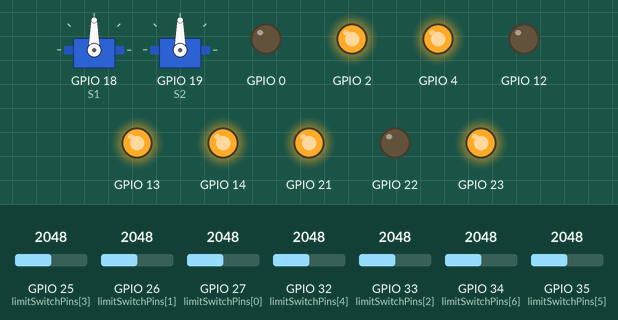
The sketch below on a simulated ESP32. Parts: 2 × servo, output pins drawn as LEDs (lit = HIGH). The test bench sets the inputs (shaded band); at power-on: GPIO 25 (limitSwitchPins[3]) = 2048, GPIO 26 (limitSwitchPins[1]) = 2048, GPIO 27 (limitSwitchPins[0]) = 2048, GPIO 32 (limitSwitchPins[4]) = 2048, GPIO 33 (limitSwitchPins[2]) = 2048, GPIO 34 (limitSwitchPins[6]) = 2048, GPIO 35 (limitSwitchPins[5]) = 2048. Nothing arrives over Bluetooth unless stated; what the sketch prints to the serial monitor is not drawn.

Above: at 0.1 s.
Timing chart, 0 to 1.6 s (numbered marks = the images above):
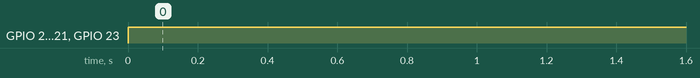

Measured:
- by itself, GPIO 2, GPIO 4, GPIO 13, GPIO 14, GPIO 21, GPIO 23: LOW → HIGH at 0.00 s

The sketch:

Altairu_Controller_get_V4.ino
```cpp
#include <BluetoothSerial.h>
#include <ESP32Servo.h>
#include "motor.h"

#if !defined(CONFIG_BT_ENABLED) || !defined(CONFIG_BLUEDROID_ENABLED)
#error Bluetooth is not enabled! Please run `make menuconfig` to enable it
#endif

BluetoothSerial SerialBT;
Motor mtr[3];
Servo servo1;
Servo servo2;

const int S1 = 18;
const int S2 = 19;
int speed1, speed2, speed3;
double spk1 = 0.3;  //スピードゲイン
double spk2 = 0.3;
double spk3 = 0.3;

String data[11];
bool databox[11];
bool limitSwitches[6];
const int limitSwitchPins[] = { 27, 26, 33, 25, 32, 35, 34 };  // io27, io26, io25, io33, io32, io35, io34

const float thresholdVoltage = 2.7;  // 閾値電圧

void setup() {
  Serial.begin(115200);
  SerialBT.begin("ESP32test");
  Serial.println("device start");
  servo1.attach(S1, 510, 2400);
  servo2.attach(S2, 510, 2400);
  mtr[0].init(23, 21, 22, 3);
  mtr[1].init(4, 2, 0, 4);
  mtr[2].init(13, 14, 12, 2);

  for (int i = 0; i < 7; i++) {
    pinMode(limitSwitchPins[i], INPUT);
  }
}

void loop() {
  readLimitSwitches();
  updateSpeeds();
  MtrWrite(speed1, speed2, speed3);
  RaMt();
  servomt();

  for(int i=0; i<7; i++){
    Serial.print(limitSwitches[i]);
    Serial.print("  ");
  }
  Serial.println();
}

void MtrWrite(int mtr1, int mtr2, int mtr3) {
  (mtr1 != 0) ? mtr[0].ugoki(mtr1) : mtr[0].tomaru();
  (mtr2 != 0) ? mtr[1].ugoki(mtr2) : mtr[1].tomaru();
  (mtr3 != 0) ? mtr[2].ugoki(mtr3) : mtr[2].tomaru();
}
void RaMt() {
  if (SerialBT.available()) {
    String receivedData = SerialBT.readStringUntil('\n');
    receivedData.trim();
    int dataIndex = 0;

    while (receivedData.length() > 0 && dataIndex < 11) {
      int commaIndex = receivedData.indexOf(',');
      if (commaIndex != -1) {
        data[dataIndex] = receivedData.substring(0, commaIndex);
        receivedData = receivedData.substring(commaIndex + 1);
        data[dataIndex].trim();
        dataIndex++;
      } else {
        break;
      }
    }

    /*
    for (int i = 0; i < dataIndex; i++) {
      Serial.print(i);
      Serial.print(": ");
      Serial.print(data[i]);
      Serial.print(", ");
    }
    Serial.println();
   */
  }
}

void servomt() {
  if (data[8] == "1") {
    servo1.write(10);
  } else if (data[8] == "0") {
    servo1.write(90);
  }
  if (data[9] == "1") {
    servo2.write(0);
  } else if (data[9] == "0") {
    servo2.write(80);
  }
}


void readLimitSwitches() {
  for (int i = 0; i < 7; i++) {
    limitSwitches[i] = analogRead(limitSwitchPins[i]) < (thresholdVoltage / 3.3) * 4095;
  }
}

void updateSpeeds() {
  //ウォーム速度
  if (data[0] == "1" && data[2] == "0" && limitSwitches[0]) {//ウォームリミット下
    speed1 = 255 * spk1;
  } else if (data[0] == "0" && data[2] == "1" && limitSwitches[1] ) { //ウォームリミット上
    speed1 = -255 * spk1;
  } else {
    speed1 = 0;
  }
  //ロジャー速度
  if (data[1] == "1" && data[3] == "0" && limitSwitches[2] && !limitSwitches[1]) {//ロジャーリミット上,ウォームリミット上
    speed2 = -255 * spk2;
  } else if (data[1] == "0" && data[3] == "1" && limitSwitches[3]) {//ロジャーリミット下
    speed2 = 255 * spk2 * 0.2;
  } else {
    speed2 = 0;
  }
  //お助け速度
  if (data[4] == "1" && data[6] == "0" ) {
    speed3 = -255 * spk3;
  } else if (data[4] == "0" && data[6] == "1") {
    speed3 = 255 * spk3;
  } else {
    speed3 = 0;
  }
}
```

motor.cpp
```cpp
#include "motor.h"

Motor::Motor() {
}
void Motor::init(int apin,int bpin, int pwm,int chanel) {
  pin[0] = apin;
  pin[1] = bpin;
  pin[2] = pwm;
  chan[0] = chanel;

  pinMode(pin[0], OUTPUT);
  pinMode(pin[1], OUTPUT);
  pinMode(pin[2], OUTPUT);
  ledcSetup(chan[0],960,8);//960
  ledcAttachPin(pin[2],chan[0]);
}

void Motor::ugoki(int syutu) {
  if (syutu > 0) {
    digitalWrite(pin[0], HIGH);
    digitalWrite(pin[1], LOW);
    ledcWrite(chan[0], syutu);
  } else if (syutu < 0) {
    digitalWrite(pin[0], LOW);
    digitalWrite(pin[1], HIGH);
    ledcWrite(chan[0], -1*  syutu);
  } else {
    digitalWrite(pin[0], LOW);
    digitalWrite(pin[1], LOW);
    ledcWrite(chan[0], 0);
  }

}

void Motor::tomaru() {
  digitalWrite(pin[0], HIGH);
  digitalWrite(pin[1], HIGH);
  ledcWrite(chan[0], 0);
}
```

motor.h
```cpp
#ifndef MOTOR_H_
#define MOTOR_H_
#include <Arduino.h>

class Motor {
  public:
    Motor();
    void init(int apin, int bpin, int pwm,int chanel);
    void ugoki(int syutu);
    void tomaru();
  private:
    int pin[3];
    int chan[1];
};
#endif
```
